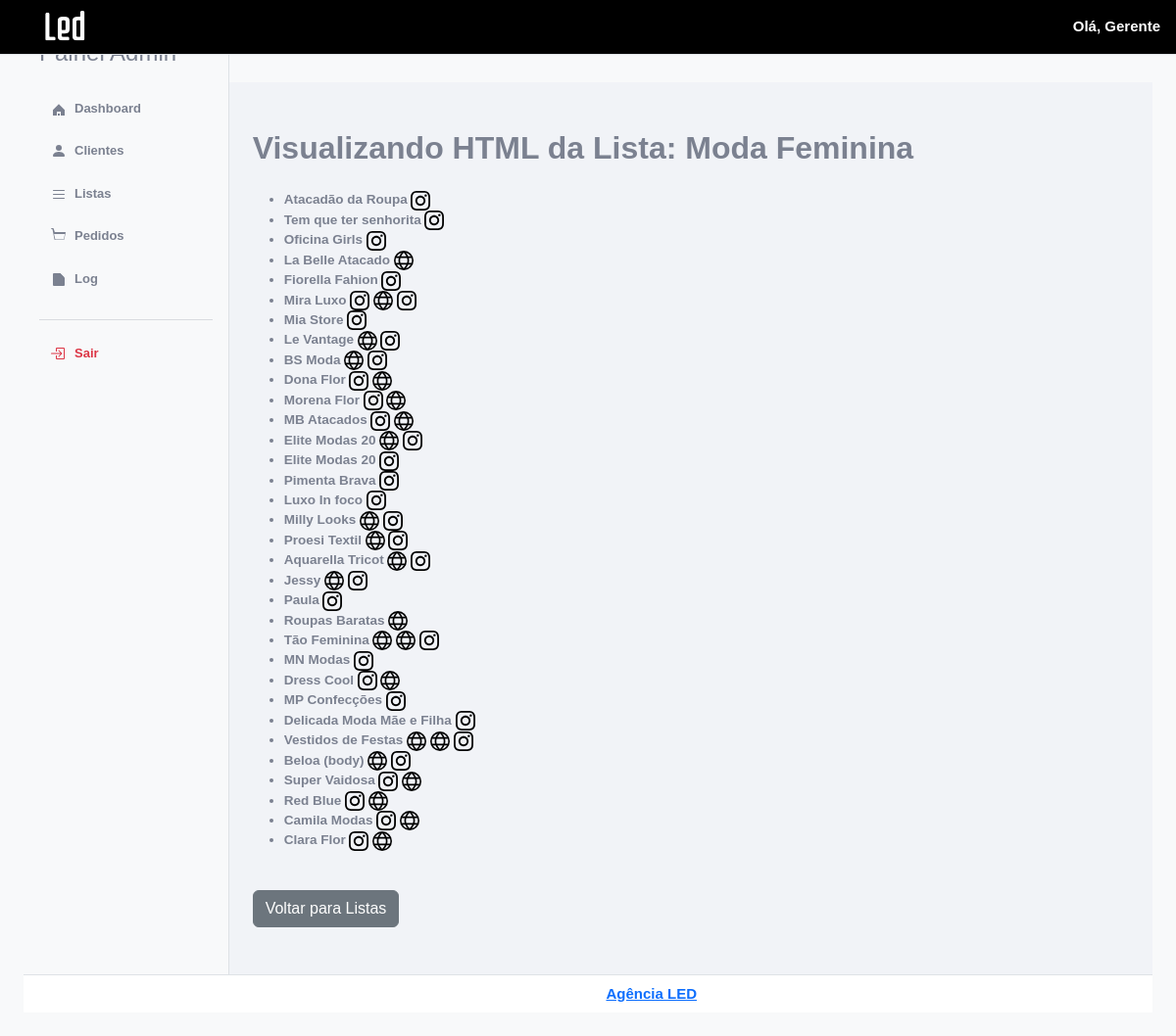
The app's page /adm/ver-html.php?id=28 (signed in) with its own data.
### tables this page shows
CREATE TABLE `listas` (
  `id` int(11) NOT NULL,
  `product_id` varchar(50) NOT NULL,
  `nome` varchar(100) NOT NULL,
  `descricao` text,
  `conteudo_html` text NOT NULL,
  `preco` decimal(10,2) NOT NULL,
  `link_de_compra` varchar(500) DEFAULT NULL
);

### adm/ver-html.php (the view, shortened to what this page needs)
<?php
    require '../conexao.php';
    $id = isset($_GET['id']) ? (int) $_GET['id'] : 0;
    $stmt = $pdo->prepare("SELECT nome, conteudo_html FROM listas WHERE id = ?");
    $stmt->execute([$id]);
    $lista = $stmt->fetch(PDO::FETCH_ASSOC);
?>
<!DOCTYPE html>
<html lang="pt-br">
<head>
  <link href="https://cdn.jsdelivr.net/npm/bootstrap@5.3.3/dist/css/bootstrap.min.css" rel="stylesheet">
  <link href="assets-admin/admin.css" rel="stylesheet">
</head>
<body class="p-4">
<?php include 'partials/header.php'; ?>
<div class="d-flex">
  <?php include 'partials/sidebar.php'; ?>
  <main class="container py-5 main-adm-content">
    <div class="container">
      <h2 class="mb-4">Visualizando HTML da Lista: <?= htmlspecialchars($lista['nome']) ?></h2>
      <div class="preview-box">
        <?= $lista['conteudo_html'] ?>
      </div>
        <a href="listas.php" class="btn btn-secondary mt-4">Voltar para Listas</a>
    </div>
  </main>
</div>
<?php include 'partials/footer.php'; ?>
</body>
</html>

### adm/assets-admin/admin.css (style rules this page uses)
body { background-color: #f8f9fa; color: #7b8190!important; font-weight: 500; font-size: 13.5px; font-family: "Work Sans", sans-serif!important; }
.main-adm-content { background: #f1f3f7; margin-top: 60px; }
h2 { font-weight: 600; margin-bottom: 1rem; }

### records on screen
listas: nome "Moda Feminina", conteudo_html "Atacadão da Roupa Tem que ter senhorita Oficina Girls La Belle Atacado Fiorella Fahion Mira Luxo Mia Store Le Vantage BS Moda Dona Flor Morena Flor MB Atacados Elite Modas 20 Elite Modas 20 Pimenta Brava Luxo In foco Milly Looks Proesi Textil Aquarella Tricot Jessy Paula Roupas Baratas Tão Feminina MN Modas Dress Cool MP Confecções Delicada Moda Mãe e Filha Vestidos de Festas Beloa (body) Super Vaidosa Red Blue Camila Modas Clara Flor", conteudo_html (picture)

### other values on screen
$_SESSION['usuario'] "Gerente"
